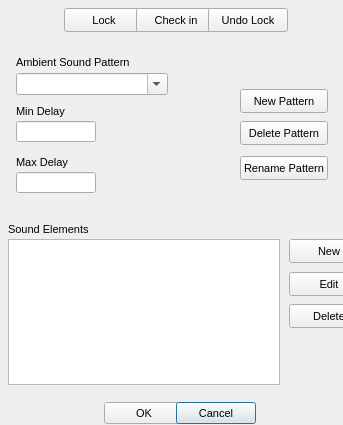
<?xml version="1.0"?>
<ui version="4.0">
  <class>AmbientSoundPatternsDialog</class>
  <widget class="QDialog" name="IDD_AMBIENTSOUNDPATTERNS">
    <property name="geometry">
      <rect>
        <x>0</x>
        <y>0</y>
        <width>343</width>
        <height>425</height>
      </rect>
    </property>
    <property name="windowTitle">
      <string>Ambient Sound Patterns</string>
    </property>
    <property name="font">
      <font>
        <family>Liberation Sans</family>
        <pointsize>8</pointsize>
        <bold>false</bold>
        <italic>false</italic>
      </font>
    </property>
    <property name="enabled">
      <bool>true</bool>
    </property>
    <property name="windowFlags">
      <set>Qt::Dialog|Qt::WindowCloseButtonHint</set>
    </property>
    <property name="minimumSize">
      <size>
        <width>343</width>
        <height>425</height>
      </size>
    </property>
    <property name="maximumSize">
      <size>
        <width>343</width>
        <height>425</height>
      </size>
    </property>
    <widget class="QPushButton" name="IDC_ASP_LOCK">
      <property name="geometry">
        <rect>
          <x>64</x>
          <y>8</y>
          <width>80</width>
          <height>24</height>
        </rect>
      </property>
      <property name="text">
        <string>Lock</string>
      </property>
      <property name="visible">
        <bool>true</bool>
      </property>
      <property name="enabled">
        <bool>true</bool>
      </property>
      <property name="default">
        <bool>false</bool>
      </property>
      <property name="autoDefault">
        <bool>false</bool>
      </property>
    </widget>
    <widget class="QPushButton" name="IDC_ASP_CHECK_IN">
      <property name="geometry">
        <rect>
          <x>136</x>
          <y>8</y>
          <width>80</width>
          <height>24</height>
        </rect>
      </property>
      <property name="text">
        <string>Check in</string>
      </property>
      <property name="visible">
        <bool>true</bool>
      </property>
      <property name="enabled">
        <bool>true</bool>
      </property>
      <property name="default">
        <bool>false</bool>
      </property>
      <property name="autoDefault">
        <bool>false</bool>
      </property>
    </widget>
    <widget class="QPushButton" name="IDC_ASP_UNDO_LOCK">
      <property name="geometry">
        <rect>
          <x>208</x>
          <y>8</y>
          <width>80</width>
          <height>24</height>
        </rect>
      </property>
      <property name="text">
        <string>Undo Lock</string>
      </property>
      <property name="visible">
        <bool>true</bool>
      </property>
      <property name="enabled">
        <bool>true</bool>
      </property>
      <property name="default">
        <bool>false</bool>
      </property>
      <property name="autoDefault">
        <bool>false</bool>
      </property>
    </widget>
    <widget class="QLabel" name="IDC_STATIC">
      <property name="geometry">
        <rect>
          <x>16</x>
          <y>56</y>
          <width>144</width>
          <height>16</height>
        </rect>
      </property>
      <property name="text">
        <string>Ambient Sound Pattern</string>
      </property>
      <property name="visible">
        <bool>true</bool>
      </property>
      <property name="enabled">
        <bool>true</bool>
      </property>
      <property name="alignment">
        <set>Qt::AlignLeft</set>
      </property>
    </widget>
    <widget class="QComboBox" name="IDC_ASP_LIST">
      <property name="maxVisibleItems">
        <number>7</number>
      </property>
      <property name="geometry">
        <rect>
          <x>16</x>
          <y>73</y>
          <width>152</width>
          <height>22</height>
        </rect>
      </property>
      <property name="visible">
        <bool>true</bool>
      </property>
      <property name="enabled">
        <bool>true</bool>
      </property>
      <property name="editable">
        <bool>true</bool>
      </property>
    </widget>
    <widget class="QPushButton" name="IDC_ASP_NEW">
      <property name="geometry">
        <rect>
          <x>240</x>
          <y>89</y>
          <width>88</width>
          <height>24</height>
        </rect>
      </property>
      <property name="text">
        <string>New Pattern</string>
      </property>
      <property name="visible">
        <bool>true</bool>
      </property>
      <property name="enabled">
        <bool>true</bool>
      </property>
      <property name="default">
        <bool>false</bool>
      </property>
      <property name="autoDefault">
        <bool>false</bool>
      </property>
    </widget>
    <widget class="QLabel" name="IDC_STATIC_2">
      <property name="geometry">
        <rect>
          <x>16</x>
          <y>105</y>
          <width>96</width>
          <height>16</height>
        </rect>
      </property>
      <property name="text">
        <string>Min Delay</string>
      </property>
      <property name="visible">
        <bool>true</bool>
      </property>
      <property name="enabled">
        <bool>true</bool>
      </property>
      <property name="alignment">
        <set>Qt::AlignLeft</set>
      </property>
    </widget>
    <widget class="QLineEdit" name="IDC_ASP_MIN_DELAY">
      <property name="geometry">
        <rect>
          <x>16</x>
          <y>121</y>
          <width>80</width>
          <height>21</height>
        </rect>
      </property>
      <property name="visible">
        <bool>true</bool>
      </property>
      <property name="enabled">
        <bool>true</bool>
      </property>
    </widget>
    <widget class="QPushButton" name="IDC_ASP_DELETE">
      <property name="geometry">
        <rect>
          <x>240</x>
          <y>121</y>
          <width>88</width>
          <height>24</height>
        </rect>
      </property>
      <property name="text">
        <string>Delete Pattern</string>
      </property>
      <property name="visible">
        <bool>true</bool>
      </property>
      <property name="enabled">
        <bool>true</bool>
      </property>
      <property name="default">
        <bool>false</bool>
      </property>
      <property name="autoDefault">
        <bool>false</bool>
      </property>
    </widget>
    <widget class="QLabel" name="IDC_STATIC_3">
      <property name="geometry">
        <rect>
          <x>16</x>
          <y>156</y>
          <width>64</width>
          <height>16</height>
        </rect>
      </property>
      <property name="text">
        <string>Max Delay</string>
      </property>
      <property name="visible">
        <bool>true</bool>
      </property>
      <property name="enabled">
        <bool>true</bool>
      </property>
      <property name="alignment">
        <set>Qt::AlignLeft</set>
      </property>
    </widget>
    <widget class="QPushButton" name="IDC_ASP_RENAME">
      <property name="geometry">
        <rect>
          <x>240</x>
          <y>156</y>
          <width>88</width>
          <height>24</height>
        </rect>
      </property>
      <property name="text">
        <string>Rename Pattern</string>
      </property>
      <property name="visible">
        <bool>true</bool>
      </property>
      <property name="enabled">
        <bool>true</bool>
      </property>
      <property name="default">
        <bool>false</bool>
      </property>
      <property name="autoDefault">
        <bool>false</bool>
      </property>
    </widget>
    <widget class="QLineEdit" name="IDC_ASP_MAX_DELAY">
      <property name="geometry">
        <rect>
          <x>16</x>
          <y>172</y>
          <width>80</width>
          <height>21</height>
        </rect>
      </property>
      <property name="visible">
        <bool>true</bool>
      </property>
      <property name="enabled">
        <bool>true</bool>
      </property>
    </widget>
    <widget class="QLabel" name="IDC_STATIC_4">
      <property name="geometry">
        <rect>
          <x>8</x>
          <y>223</y>
          <width>184</width>
          <height>16</height>
        </rect>
      </property>
      <property name="text">
        <string>Sound Elements</string>
      </property>
      <property name="visible">
        <bool>true</bool>
      </property>
      <property name="enabled">
        <bool>true</bool>
      </property>
      <property name="alignment">
        <set>Qt::AlignLeft</set>
      </property>
    </widget>
    <widget class="QListWidget" name="IDC_ASP_ELEMENT_LIST">
      <property name="geometry">
        <rect>
          <x>8</x>
          <y>239</y>
          <width>272</width>
          <height>146</height>
        </rect>
      </property>
      <property name="visible">
        <bool>true</bool>
      </property>
      <property name="enabled">
        <bool>true</bool>
      </property>
      <property name="selectionMode">
        <enum>QAbstractItemView::SingleSelection</enum>
      </property>
    </widget>
    <widget class="QPushButton" name="IDC_ASP_NEW_ELEMENT">
      <property name="geometry">
        <rect>
          <x>289</x>
          <y>239</y>
          <width>80</width>
          <height>24</height>
        </rect>
      </property>
      <property name="text">
        <string>New</string>
      </property>
      <property name="visible">
        <bool>true</bool>
      </property>
      <property name="enabled">
        <bool>true</bool>
      </property>
      <property name="default">
        <bool>false</bool>
      </property>
      <property name="autoDefault">
        <bool>false</bool>
      </property>
    </widget>
    <widget class="QPushButton" name="IDC_ASP_EDIT_ELEMENT">
      <property name="geometry">
        <rect>
          <x>289</x>
          <y>272</y>
          <width>80</width>
          <height>24</height>
        </rect>
      </property>
      <property name="text">
        <string>Edit</string>
      </property>
      <property name="visible">
        <bool>true</bool>
      </property>
      <property name="enabled">
        <bool>true</bool>
      </property>
      <property name="default">
        <bool>false</bool>
      </property>
      <property name="autoDefault">
        <bool>false</bool>
      </property>
    </widget>
    <widget class="QPushButton" name="IDC_ASP_DELETE_ELEMENT">
      <property name="geometry">
        <rect>
          <x>289</x>
          <y>304</y>
          <width>80</width>
          <height>24</height>
        </rect>
      </property>
      <property name="text">
        <string>Delete</string>
      </property>
      <property name="visible">
        <bool>true</bool>
      </property>
      <property name="enabled">
        <bool>true</bool>
      </property>
      <property name="default">
        <bool>false</bool>
      </property>
      <property name="autoDefault">
        <bool>false</bool>
      </property>
    </widget>
    <widget class="QPushButton" name="IDOK">
      <property name="geometry">
        <rect>
          <x>104</x>
          <y>402</y>
          <width>80</width>
          <height>22</height>
        </rect>
      </property>
      <property name="text">
        <string>OK</string>
      </property>
      <property name="visible">
        <bool>true</bool>
      </property>
      <property name="enabled">
        <bool>true</bool>
      </property>
      <property name="default">
        <bool>true</bool>
      </property>
      <property name="autoDefault">
        <bool>true</bool>
      </property>
    </widget>
    <widget class="QPushButton" name="IDCANCEL">
      <property name="geometry">
        <rect>
          <x>176</x>
          <y>402</y>
          <width>80</width>
          <height>22</height>
        </rect>
      </property>
      <property name="text">
        <string>Cancel</string>
      </property>
      <property name="visible">
        <bool>true</bool>
      </property>
      <property name="enabled">
        <bool>true</bool>
      </property>
      <property name="default">
        <bool>true</bool>
      </property>
      <property name="autoDefault">
        <bool>true</bool>
      </property>
    </widget>
  </widget>
</ui>
